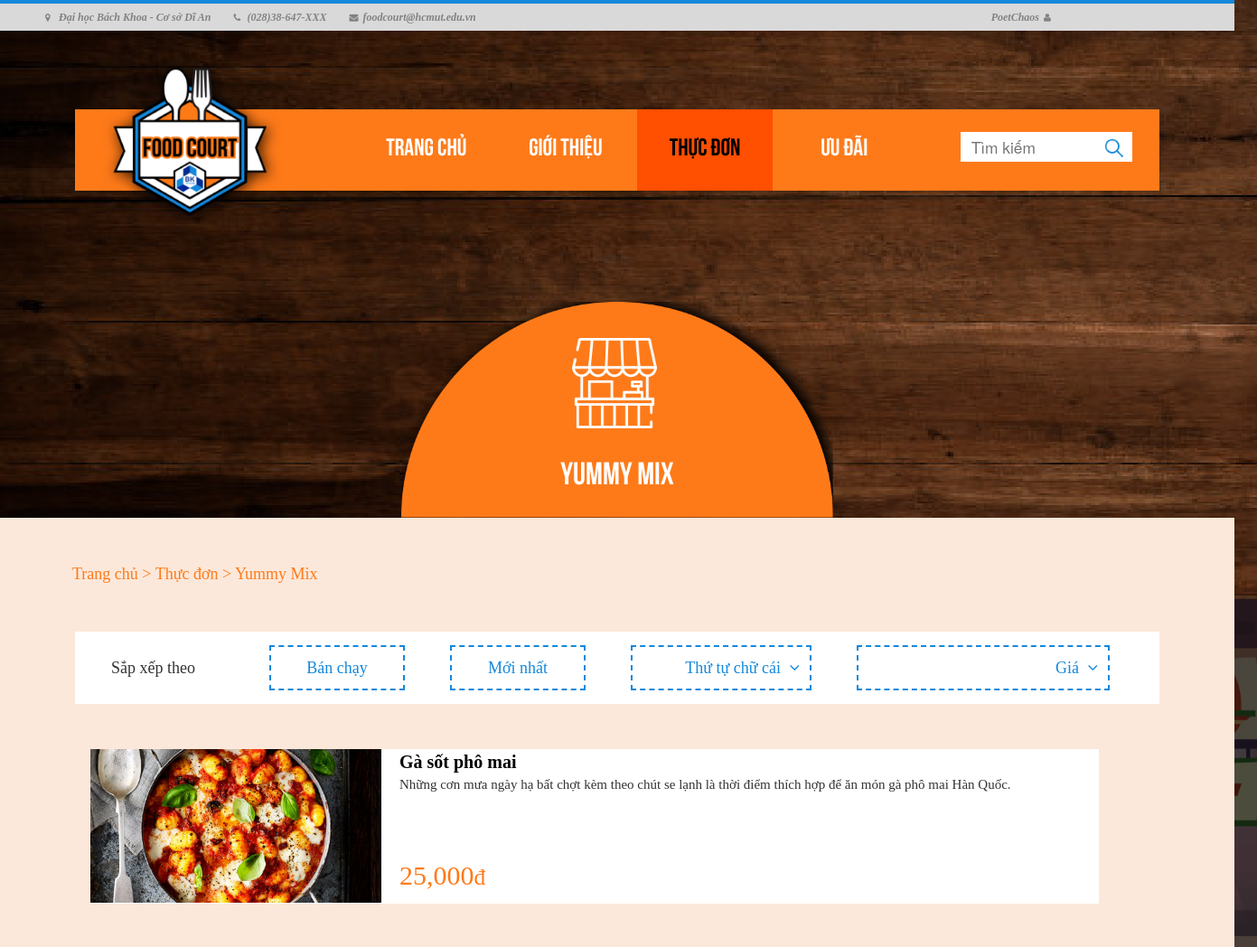
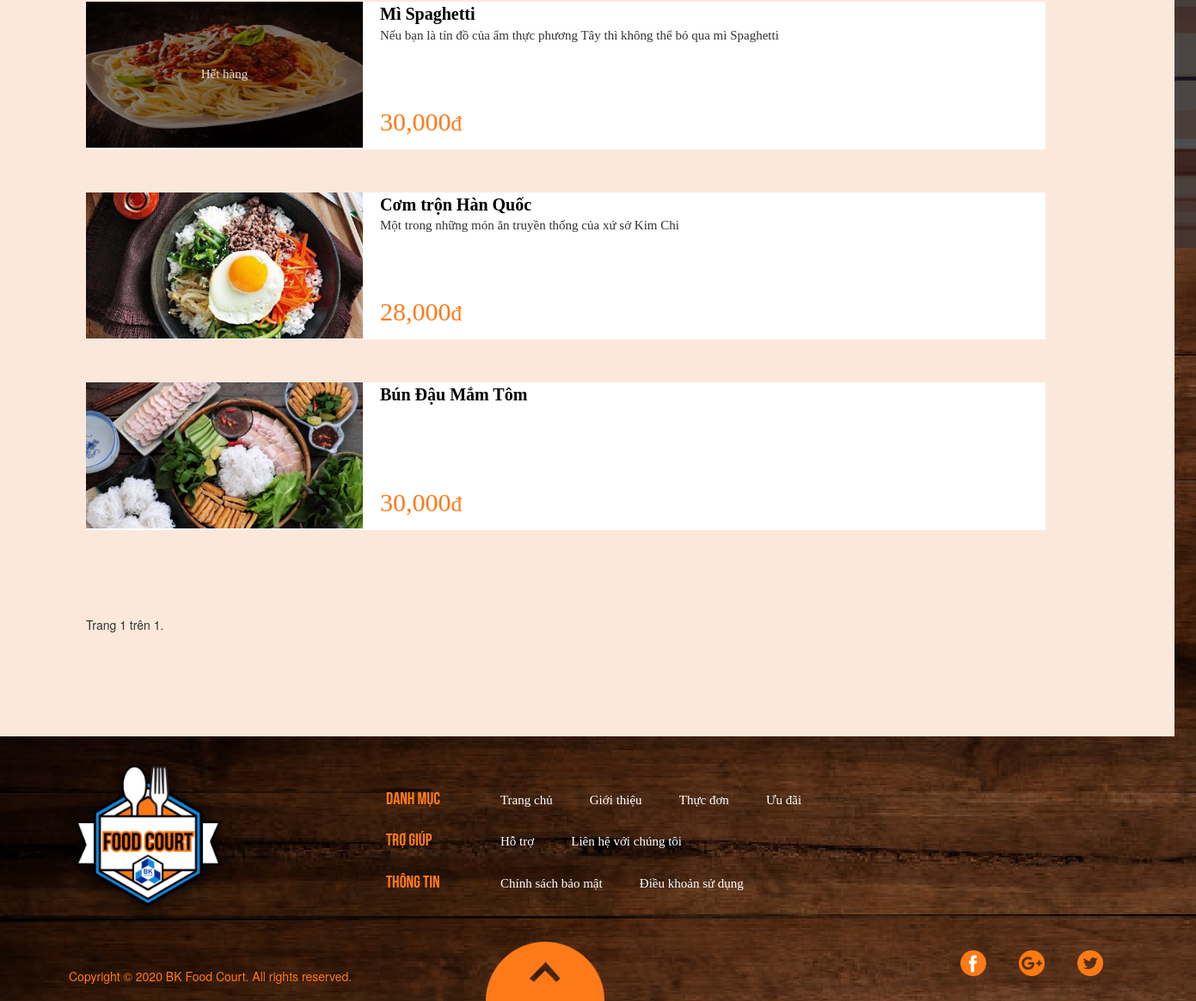
/stall-menu/1/ (signed in), run on the app's committed database (2 pictures, top to bottom).
### webapp/models.py (models this page shows, shortened)
class Menu(models.Model):
    stallname = models.CharField(max_length=500)
    owner = models.CharField(max_length=50, blank=True)
    contact_phone = models.CharField(max_length=20, blank=True)
    def get_absolute_url(self):
        return reverse("stall-menu",kwargs={"id":self.id})

class Item(models.Model):
    name = models.CharField(max_length=500)
    image = models.ImageField(default='default.png', upload_to='profile_pics')
    description = models.TextField(blank=True, max_length=300)
    price = models.DecimalField(max_digits=8, decimal_places=0)
    available = models.BooleanField(default=True)
    belongs_to_stall = models.ForeignKey(Menu, on_delete=models.CASCADE)
    def get_absolute_url(self):
        return reverse("item-info",kwargs={"id":self.id})

### webapp/views.py (the view)
# urls.py: path('stall-menu/<int:id>/', web_views.menustall, name='stall-menu'),
def menustall(request, id):
    stall = get_object_or_404(Menu, id=id)
    if request.user.is_authenticated:
        order, created = Order.objects.get_or_create(order_by=request.user, status="ONGOING")
    else:
        order = "none"
    items = Item.objects.filter(belongs_to_stall=stall)
    query_list = items
    query = request.GET.get('query')
    if query:
        query_list = query_list.filter(name__icontains=query)
    if len(query_list) == 0 or query == "":
        none = 'True'
    else:
        none = 'False'
    paginator = Paginator(query_list, 10)
    page_number = request.GET.get('page')
    page_obj = paginator.get_page(page_number)
    context = {
        'none' : none,
        'stall': stall,
        'order' : order,
        'page_obj': page_obj
    }
    return render(request, 'webapp/menustall.html', context)

### webapp/templates/webapp/menustall.html (shortened to what this page needs)
{% load static %}
{% load humanize %}
<!DOCTYPE html>
<html>
    <head>
        <link rel="stylesheet" type="text/css" href="{% static 'webapp/styles/menustall.css' %}">
        <link rel="stylesheet" href="{% static 'webapp/styles/bootstrap.min.css' %}">
        <link rel="stylesheet" href="{% static 'webapp/styles/font-awesome.min.css' %}">
        <link rel="stylesheet" href="https://unpkg.com/purecss@2.0.3/build/pure-min.css">
        <link rel="stylesheet" href="https://maxcdn.bootstrapcdn.com/bootstrap/3.4.1/css/bootstrap.min.css">
    </head>
    <body>
	 <div class="contact-imfo-box">
		<div class="container">
			<p class="lead">
				<i class="fa fa-map-marker"></i>Đại học Bách Khoa - Cơ sở Dĩ An
			</p>
			<p class="lead">
				<i class="fa fa-phone"></i>(028)38-647-XXX
			</p>
			<p class="lead">
				<i class="fa fa-envelope"></i>foodcourt@hcmut.edu.vn
			</p>
			{% if user.is_authenticated %}
			<div class="row account">
				<a id="acc" href="#">
					<p class="lead" onclick="showAccOptions()">{{ user.username }}</p>
				</a>
				<i class="fa fa-user"></i>
			</div>
			{% else %}
            <div class="row account">
				<a href="{% url 'login-page' %}">
					<p>ĐĂNG KÝ/ĐĂNG NHẬP</p>
				</a>
			</div>
			{% endif %}
        </div>
    </div>
        <header>
                <ul>
                    <li><a href="{% url 'home-page' %}">Trang chủ</a></li>
                    <li><a href="{% url 'about' %}">Giới thiệu</a></li>
                    <li><a href="{% url 'main-menu' %}" class="active">Thực đơn</a></li>
                    <li><a href="{% url 'preference' %}">Ưu đãi</a></li>
                </ul>
                <div class="search">
                    <form method="GET" action="">
                        <input type="text" name="query" placeholder="  Tìm kiếm">
                        <button type='submit'><img src="{% static 'webapp/images/search.png' %}"></button>
                    </form>
                </div>
                <div class="logo_area">
                    <a href="{% url 'home-page' %}"><img src="{% static 'webapp/images/logo.png' %}" alt=""/></a>
                </div>
        </header>
        <div style="position: relative;">
            <div class="stall_icon">
                <img src="{% static 'webapp/images/stall-icon.png' %}" width="100px"/>
            </div>
            <div class="stall_name">
                <a href="{{ stall.get_absolute_url }}">{{ stall.stallname }}</a>
            </div>
        </div>
        <section class="back_area">
            <div class="text_heading">
                <a href="{% url 'home-page' %}">Trang chủ</a><a href="{% url 'main-menu' %}"> > Thực đơn</a> > <a href="{{ stall.get_absolute_url }}"> {{ stall.stallname }}</a>
            </div>
            <div class="filter">
                <p id="sortby">Sắp xếp theo</p>
                <div class="row">
                    <button style="margin-left: 230px">Bán chạy</button>
                    <button>Mới nhất</button>
                    <button style="width: 200px; text-align: right">Thứ tự chữ cái
                        <i class="fa fa-angle-down"></i>
                    </button>
                    <button style="width: 280px; text-align: right;">Giá
                        <i class="fa fa-angle-down"></i>
                    </button>
                </div>
            </div>
            {% if none == 'True' %}
            <div style="text-align: center; margin: 80px">
                <h4> Không tìm thấy món ăn nào. Xin bạn vui lòng tìm kiếm với từ khóa khác </h4>
            </div>
            {% else %}
            {% for item in page_obj %}
            <div class="items">
                {% if item.available == True %}
                <div class="food-image"><img src="{{ item.image.url }}" style="width: 322px;height: 170px; text-align: center;"></div>
                {% else %}
                <div class="food-image"><img src="{{ item.image.url }}" style="width: 322px;height: 170px; text-align: center; filter: brightness(50%)">
                    <p>Hết hàng</p>
                </div>
                {% endif %}
                <div class="infomation">
                    <a href="{{ item.get_absolute_url }}" class="food-name">{{ item.name }}</a>
                    <div class="description">{{ item.description }}</div>
                    <div class="row">
                        <div class="food-price">{{ item.price|intcomma }}<small>đ</small></div>
                    </div>
                </div>
            </div>
            {% endfor %}
            {% endif %}
            <div class="pagination" style="margin: 50px;">
                <span class="step-links">
                    <div class="current">
                        Trang {{ page_obj.number }} trên {{ page_obj.paginator.num_pages }}.
                    </div>
                    <br>
                </span>
            </div>
        </section>
	<div class="footer-above">
		<div class="row">
			<div class="footer-logo">
				<a href="{% url 'home-page' %}"><img src="{% static 'webapp/images/logo.png' %}" alt=""></a>
			</div>
			<div class="row footer-side">
				<div class="catalogue-title">
					<ul>
						<li>DANH MỤC</li>
						<li>TRỢ GIÚP</li>
						<li>THÔNG TIN</li>
					</ul>
				</div>
				<div>
					<ul>
						<li class="catalogue">
							<ul>
								<li><a href="{% url 'home-page' %}">Trang chủ</a></li>
								<li><a href="{% url 'about' %}">Giới thiệu</a></li>
								<li><a href="{% url 'main-menu' %}">Thực đơn</a></li>
								<li><a href="{% url 'preference' %}">Ưu đãi</a></li>
							</ul>
						</li>
						<li class="catalogue">
							<ul>
								<li><a href="#">Hỗ trợ</a></li>
								<li><a href="#">Liên hệ với chúng tôi</a></li>
							</ul>
						</li>
						<li class="catalogue">
							<ul>
								<li><a href="#">Chính sách bảo mật</a></li>
								<li><a href="#">Điều khoản sử dụng</a></li>
							</ul>
						</li>
					</ul>
				</div>
			</div>
		</div>
	</div>
	<div class="footer-bottom">
		<div class="row">
			<div class="col-xl-4 copyright">
				Copyright © 2020 BK Food Court. All rights reserved.
			</div>
			<div class="col-xl-5">
				<div class="up-button">
					<a href="#"><img id="up-button-image" src="{% static 'webapp/images/Subtraction 3.png' %}"></a>
				</div>
			</div>
			<div class="col-xl-3">
				<ul class="list-inline f-social">
					<li class="list-inline-item"><a href="#"><img src="{% static 'webapp/images/facebook (2).png' %}"></a></li>
					<li class="list-inline-item"><a href="#"><img src="{% static 'webapp/images/google-plus.png' %}"></a></li>
					<li class="list-inline-item"><a href="#"><img src="{% static 'webapp/images/twitter.png' %}"></a></li>
				</ul>
			</div>
		</div>
    </div>
    </body>
</html>

### webapp/static/webapp/styles/menustall.css (style rules this page uses)
.contact-imfo-box .container { display: flex; padding: 10px; margin-left: 15px; position: relative; }
.account { position: absolute; right: 0px; }
.contact-imfo-box { background: #D9D9D9; }
.contact-imfo-box i { display: block; float: left; width: 10px; height: 10px; line-height: 10px; text-align: left; color: #828282; font-size: 10px; -webkit-border-radius: 50%; -moz-border-radius: 50%; -ms-border-radius: 50%; border-radius: 50%; margin-right: 5px; margin-left: 5px; }
.contact-imfo-box p { margin: 0px 0px 0px 20px; color: #828282; text-align: left; line-height: 10px; font-weight: 600; font-size: 12px; font-family: "SegoeUI_Regular"; font-style: italic; }
.lead { font-size: 18px; line-height: 30px; color: #767676; margin: 0px; padding: 0; }
.acc-options ul li a { color: #000; }
.logo_area { position: absolute; width: 219px; height: 219px; left: 20px; top: -70px; }
html { width: 1366px; }
body { margin: 0; padding: 0; font-family: 'SegoeUI_Regular'; background: url('../images/background.png'); }
.stall_icon { position: absolute; top: 50px; left: 630px; }
.stall_name { position: relative; text-align: center; font-family: 'Bebas_Bold'; top: -60px; font-size: 35px; }
.stall_name a { text-decoration: none; color: #fff; display: block; }
header { position: relative; max-width: 1200px; margin: 0 auto; top: 87px; background: #FE7A19; box-shadow: 0 2px 5px rgba(0, 0, 0, .2); }
header ul { font-family: 'Bebas_Bold'; font-size: 20pt; list-style-type: none; text-align: center; }
header ul li { color: #fff; display: inline-table; width: 150px; height: 90px; line-height: 90px; }
header ul li a { color: #fff; text-decoration: none; display: block; }
header .active, header ul li a:hover { background: #ff4f00; color: #000; text-decoration: none; }
header .search { position: relative; float: right; top: -90px; }
header input[type=text] { border: none; font-size: 13pt; position: absolute; right: 70px; top: 15px; width: 150px; height: 33px; }
header .search button { float: right; border: none; background: #fff; right: 0px; top: 15px; position: absolute; margin-right: 30px; cursor: pointer; width: 40px; height: 33px; }
.back_area { top: 160px; position: relative; padding: 50px 50px; margin-top: -200px; margin-bottom: 160px; background: #FCE8DA; }
.text_heading { margin-left: 30px; font-size: 18px; font-family: 'SegoeUI_Semibold'; color: #FE7A19; }
.text_heading a { color: #FE7A19; text-decoration: none; }
.filter { position: relative; max-width: 1200px; height: 80px; margin: 0 auto; background: #fff; line-height: 80px; }
#sortby { margin-top: 50px; padding-left: 40px; font-size: 18px; font-family: 'SegoeUI_Semibold'; }
.filter button { border: 1.5pt dashed; border-color: #1488DB; margin-top: -75px; margin-left: 50px; background: #fff; text-align: center; width: 150px; height: 50px; line-height: 40px; cursor: pointer; font-size: 18px; color: #1488DB; font-family: 'SegoeUI_Regular'; }
.filter .fa { margin-left: 5px; margin-right: 5px; }
.items { margin: 50px 100px 50px 50px; display: flex; background-color: #FFFFFF; }
.food-image { text-align: center; }
.food-image p { margin-top: -30%; position: relative; color: #D9D9D9; font-family: 'SegoeUI_Semibold'; font-size: 15px; }
.infomation { width: 100%; }
.description { height: 100px; font-size: 15px; padding-left: 20px; padding-right: 20px; font-family: 'SegoeUI_Semibold'; }
.food-name { font-size: 20px; font-weight: 800; padding-left: 20px; padding-right: 20px; color: #000; font-family: 'SegoeUI_Bold'; }
.food-price { margin-top: -10px; padding-bottom: 10px; padding-left: 35px; color: #FE7A19; font-size: 30px; font-family: 'SegoeUI_Bold'; }
.infomation .row, .up-button { position: relative; }
.pagination { display: inline-block; }
.footer-logo { padding: 10px 80px; }
.list-inline-item a img { width: 30px; left: 0%; bottom: 0%; margin-left: 20px; }
.row div ul, .catalogue-title ul li { list-style-type: none; padding: 10px 50px; font-family: "Bebas_Bold"; font-size: 20px; color: #FE7A19; }
.catalogue li { display: inline; padding: 20px; font-family: "SegoeUI_Regular"; font-size: 15px; color: #FFFFFF; }
.catalogue { margin-left: -150px; }
.catalogue li a { color: #FFFFFF; }
.footer-side { margin-top: 40px; }
.copyright { color: #FE7A19; position: relative; left: 80px; bottom: 0%; padding-top: 30px; }
#up-button-image { display: block; position: absolute; left: 100px; width: 25%; }

### data on the page
Menu: stallname "Yummy Mix"
Item: image (picture), name "Gà sốt phô mai", description "Những cơn mưa ngày hạ bất chợt kèm theo chút se lạnh là thời điểm thích hợp để ăn món gà phô mai Hàn Quốc.", price "25,000"
Item: image (picture), name "Mì Spaghetti", description "Nếu bạn là tín đồ của ẩm thực phương Tây thì không thể bỏ qua mì Spaghetti", price "30,000"
Item: image (picture), name "Cơm trộn Hàn Quốc", description "Một trong những món ăn truyền thống của xứ sở Kim Chi", price "28,000"
Item: image (picture), name "Bún Đậu Mắm Tôm", price "30,000"

### other printed values
{{ user.username }} "PoetChaos"
{{ page_obj.number }} "1"
{{ page_obj.paginator.num_pages }} "1"
